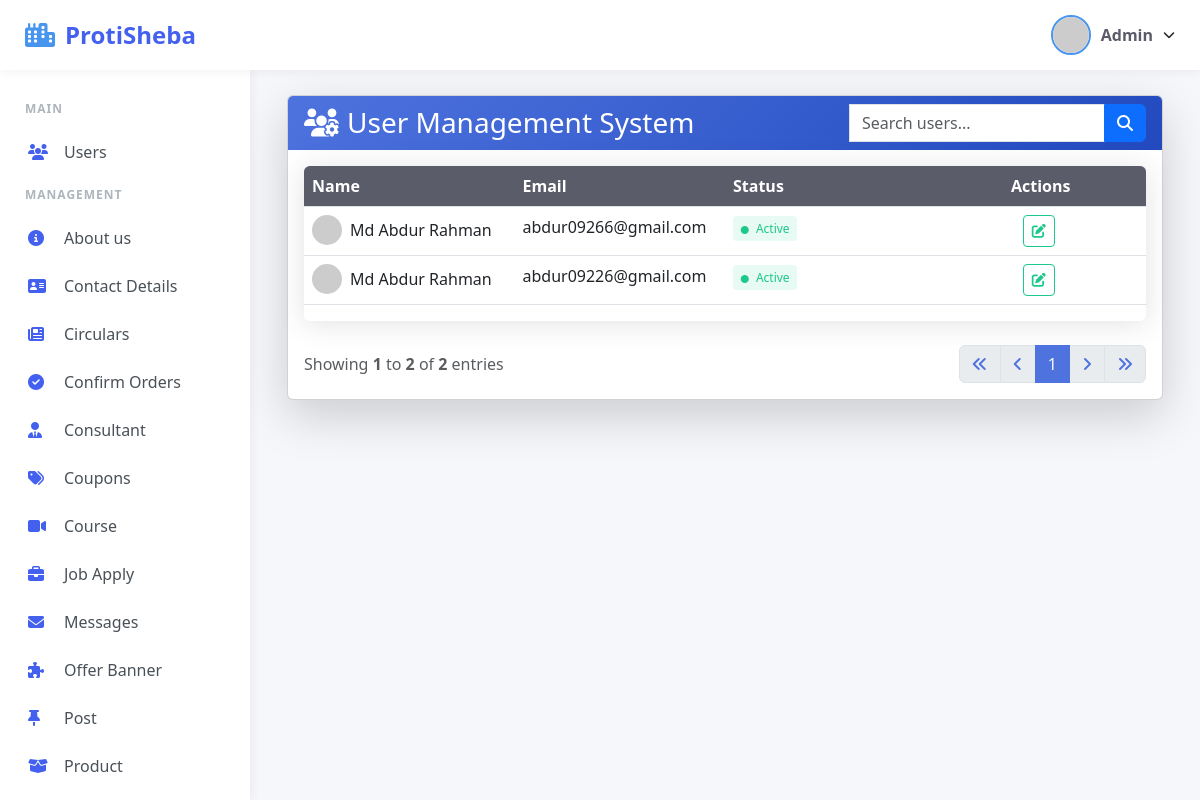
The page /admin/index.php (signed in) on the database its author committed.
### tables this page shows
CREATE TABLE `users` (
  `id` int(11) NOT NULL,
  `student_id` int(11) DEFAULT NULL,
  `name` varchar(100) NOT NULL,
  `number` varchar(20) NOT NULL,
  `email` varchar(100) NOT NULL,
  `password` varchar(225) NOT NULL,
  `wish` varchar(225) NOT NULL,
  `bio` text NOT NULL,
  `address` varchar(225) NOT NULL,
  `status` int(1) NOT NULL DEFAULT 1 COMMENT '1=> Active',
  `feedback` varchar(225) DEFAULT NULL,
  `show_feedback` int(1) NOT NULL DEFAULT 0,
  `time` timestamp NOT NULL DEFAULT current_timestamp()
);

### include/dbcon.php (called while the page is built, shortened)
<?php
    function encryptSt($text){
        $enc = openssl_encrypt($text, "AES-128-ECB", "Abdur01709409266", OPENSSL_RAW_DATA);
        return base64_encode($enc);
    }

### admin/sec/users.php (the view, shortened to what this page needs)
<?php
    $limit = 10;
    $page = isset($_GET['page']) ? max(1, (int)$_GET['page']) : 1;
    $start_from = ($page - 1) * $limit;
    $search = isset($_GET['search']) ? trim($_GET['search']) : '';
    $search_condition = '';
    $sql = "SELECT * FROM users $search_condition ORDER BY id ASC LIMIT $start_from, $limit";
    $result = $conn->query($sql);
    $count_sql = "SELECT COUNT(*) as total FROM users $search_condition";
    $total_result = $conn->query($count_sql);
    $total_rows = $total_result->fetch_assoc()['total'];
    $total_pages = ceil($total_rows / $limit);
    $start_range = max(1, $page - 2);
    $end_range = min($total_pages, $page + 2);
?>
<div class="container">
    <div class="card shadow-lg">
        <div class="card-header text-white">
            <div class="d-flex justify-content-between align-items-center">
                <h3 class="mb-0"><i class="fas fa-users-cog me-2"></i>User Management System</h3>
                <div class="d-flex align-items-center">
                    <form class="d-flex search-box" method="get" action="">
                        <div class="input-group">
                            <input type="text" name="search" class="form-control border-end-0" placeholder="Search users..." value="<?= htmlspecialchars($search) ?>">
                            <button type="submit" class="btn btn-primary">
                                <i class="fas fa-search"></i>
                            </button>
                        </div>
                    </form>
                </div>
            </div>
        </div>
        <div class="card-body">
            <?php if ($result->num_rows > 0): ?>
                <div class="table-responsive table-container mb-4">
                    <table class="table table-hover user-table">
                        <thead>
                            <tr>
                                <th width="25%">Name</th>
                                <th width="25%">Email</th>
                                <th width="25%">Status</th>
                                <th width="25%" class="text-center">Actions</th>
                            </tr>
                        </thead>
                        <tbody>
                            <?php while($row = $result->fetch_assoc()): ?>
                            <tr>
                                <td>
                                    <div class="d-flex align-items-center">
                                        <div class="avatar me-2">
                                            <img src="https://ui-avatars.com/api/?name=<?= urlencode($row["name"]) ?>&background=random" class="rounded-circle" width="30" alt="User Avatar">
                                        </div>
                                        <?= htmlspecialchars($row["name"]) ?>
                                    </div>
                                </td>
                                <td><?= htmlspecialchars($row["email"]) ?></td>
                                <td>
                                    <span class="status-badge <?= $row['status'] == 1 ? 'status-active' : 'status-inactive' ?>">
                                        <i class="fas fa-circle me-1" style="font-size: 0.5rem;"></i>
                                        <?= $row['status'] == 1 ? 'Active' : 'Inactive' ?>
                                    </span>
                                </td>
                                <td class="text-center action-buttons">
                                    <button class="btn btn-sm btn-edit me-1" title="Edit" onclick="location.href='?e=users&id=<?= encryptSt($row['id']) ?>'">
                                        <i class="fas fa-edit"></i>
                                    </button>
                                </td>
                            </tr>
                            <?php endwhile; ?>
                        </tbody>
                    </table>
                </div>
                <div class="d-flex justify-content-between align-items-center">
                    <div class="text-muted">
                        Showing <strong><?= ($start_from + 1) ?></strong> to <strong><?= min($start_from + $limit, $total_rows) ?></strong> of <strong><?= $total_rows ?></strong> entries
                    </div>
                    <nav aria-label="Page navigation">
                        <ul class="pagination mb-0">
                            <li class="page-item <?= ($page <= 1) ? 'disabled' : '' ?>">
                                <a class="page-link" href="?q=users&page=1<?= !empty($search) ? '&search='.urlencode($search) : '' ?>" aria-label="First">
                                    <i class="fas fa-angle-double-left"></i>
                                </a>
                            </li>
                            <li class="page-item <?= ($page <= 1) ? 'disabled' : '' ?>">
                                <a class="page-link" href="?q=users&page=<?= $page-1 ?><?= !empty($search) ? '&search='.urlencode($search) : '' ?>" aria-label="Previous">
                                    <i class="fas fa-angle-left"></i>
                                </a>
                            </li>
                            <?php for ($i = $start_range; $i <= $end_range; $i++): ?>
                                <li class="page-item <?= ($i == $page) ? 'active' : '' ?>">
                                    <a class="page-link" href="?q=users&page=<?= $i ?><?= !empty($search) ? '&search='.urlencode($search) : '' ?>"><?= $i ?></a>
                                </li>
                            <?php endfor; ?>
                            <li class="page-item <?= ($page >= $total_pages) ? 'disabled' : '' ?>">
                                <a class="page-link" href="?q=users&page=<?= $page+1 ?><?= !empty($search) ? '&search='.urlencode($search) : '' ?>" aria-label="Next">
                                    <i class="fas fa-angle-right"></i>
                                </a>
                            </li>
                            <li class="page-item <?= ($page >= $total_pages) ? 'disabled' : '' ?>">
                                <a class="page-link" href="?q=users&page=<?= $total_pages ?><?= !empty($search) ? '&search='.urlencode($search) : '' ?>" aria-label="Last">
                                    <i class="fas fa-angle-double-right"></i>
                                </a>
                            </li>
                        </ul>
                    </nav>
                </div>
            <?php endif; ?>
        </div>
    </div>
</div>

### admin/index.php (shortened to what this page needs)
<?php require_once 'admin.php'; ?>
<!DOCTYPE html>
<html lang="en">
<head>
  <link href="https://cdn.jsdelivr.net/npm/bootstrap@5.3.0/dist/css/bootstrap.min.css" rel="stylesheet">
  <link href="https://cdnjs.cloudflare.com/ajax/libs/font-awesome/6.4.0/css/all.min.css" rel="stylesheet">
  <link rel="stylesheet" href="../css/admin.css">
</head>
<body>
  <div class="topbar">
    <div style="display: flex; align-items: center;">
      <div class="logo">
        <i class="fas fa-city logo-icon"></i>
        ProtiSheba
      </div>
    </div>
    <div class="topbar-right">
      <div class="user-profile">
        <img src="https://randomuser.me/api/portraits/men/32.jpg" class="profile-img" alt="Profile">
        <span class="username">Admin</span>
        <i class="fas fa-chevron-down" style="font-size: 12px;"></i>
      </div>
    </div>
  </div>
  <div class="sidebar">
    <div class="sidebar-menu">
      <?php
        $menus = [
          'Main' => [
            ['h' => '?q=users', 'i' => 'users', 't' => 'Users']
          ],
          'Management' => [
            ['h' => '?e=about', 'i' => 'info-circle', 't' => 'About us'],
            ['h' => '?e=contact', 'i' => 'address-card', 't' => 'Contact Details'],
            ['h' => '?q=circulars', 'i' => 'newspaper', 't' => 'Circulars'],
            ['h' => '?q=confirm_orders', 'i' => 'check-circle', 't' => 'Confirm Orders'],
            ['h' => '?q=consultant', 'i' => 'user-tie', 't' => 'Consultant'],
            ['h' => '?q=coupons', 'i' => 'tags', 't' => 'Coupons'],
            ['h' => '?q=course', 'i' => 'video', 't' => 'Course'],
            ['h' => '?q=job_apply', 'i' => 'briefcase', 't' => 'Job Apply'],
            ['h' => 'chat.php', 'i' => 'envelope', 't' => 'Messages'],
            ['h' => '?e=offer', 'i' => 'puzzle-piece', 't' => 'Offer Banner'],
            ['h' => '?q=post', 'i' => 'thumbtack', 't' => 'Post'],
            ['h' => '?q=category_product', 'i' => 'box-open', 't' => 'Product'],
            ['h' => '?q=questions', 'i' => 'question-circle', 't' => 'Questions'],
            ['h' => '?q=slider', 'i' => 'image', 't' => 'Slider'],
            ['h' => '?q=testimonials', 'i' => 'comment-dots', 't' => 'Testimonials']
          ],
          'System' => [
            ['h' => '?q=settings', 'i' => 'cog', 't' => 'Settings'],
            ['h' => 'logout.php', 'i' => 'sign-out-alt', 't' => 'Logout']
          ]
        ];
        $active = $_GET['q'] ?? 'dashboard';
        foreach ($menus as $section => $items) {
          echo "<div class='menu-title'>$section</div>";
          foreach ($items as $item) {
            $isActive = ($active === ltrim(strstr($item['h'], '='), '=')) ? 'active' : '';
            echo "<a href='{$item['h']}' class='menu-item $isActive'><i class='fas fa-{$item['i']} menu-icon'></i>{$item['t']}</a>";
          }
        }
      ?>
    </div>
  </div>
  <div class="main-content">
  <?php
    $q = $_REQUEST['q'] ?? '';
    $e = $_REQUEST['e'] ?? '';
    $allowed_q = [
      "dashboard", "cart", "category_product", "chat_suggestions", "circulars",
      "confirm_orders", "consultant", "coupons", "course", "course_module",
      "job_apply", "messages", "module_details", "orders", "post",
      "product", "questions", "system_structure", "testimonials",
      "users", "settings", "slider", "edit_notice", "course_module",
      "module_details"
    ];
    $allowed_e = [
      "circulars", "post", "product", "questions", "testimonials",
      "course", "course_module", "module_details", "job_apply",
      "users", "confirm_orders", "category_product", "slider",
      "offer", "about", "contact"
    ];
    if ($q && in_array($q, $allowed_q)) include "sec/{$q}.php";
    elseif($e && in_array($e, $allowed_e)) include "view/{$e}.php";
    else include "sec/users.php";
  ?>
  </div>
</body>
</html>

### css/admin.css (style rules this page uses)
:root { --primary-color: #4361ee; --secondary-color: #3f37c9; --accent-color: #4895ef; --light-color: #f8f9fa; --dark-color: #212529; --success-color: #4cc9f0; --warning-color: #f8961e; --danger-color: #f72585; }
body { margin: 0; padding: 0; background-color: #f5f7fb; font-family: 'Segoe UI', Tahoma, Geneva, Verdana, sans-serif; overflow-x: hidden; }
.topbar { height: 70px; background-color: #fff; display: flex; align-items: center; justify-content: space-between; padding: 0 25px; box-shadow: 0 2px 10px rgba(0, 0, 0, 0.05); position: fixed; top: 0; left: 0; right: 0; z-index: 1000; }
.topbar .logo { font-weight: 700; color: var(--primary-color); font-size: 24px; display: flex; align-items: center; }
.logo-icon { margin-right: 10px; color: var(--accent-color); }
.topbar-right { display: flex; align-items: center; gap: 20px; }
.user-profile { display: flex; align-items: center; gap: 10px; cursor: pointer; }
.profile-img { width: 40px; height: 40px; border-radius: 50%; object-fit: cover; border: 2px solid var(--accent-color); }
.username { font-weight: 600; color: var(--dark-color); }
.sidebar { width: 250px; height: calc(100vh - 70px); background-color: #fff; position: fixed; left: 0; top: 70px; box-shadow: 2px 0 10px rgba(0, 0, 0, 0.05); transition: all 0.3s ease; overflow-y: auto; z-index: 999; -ms-overflow-style: none; }
.sidebar-menu { padding: 20px 0; }
.menu-title { padding: 10px 25px; font-size: 12px; font-weight: 600; color: #adb5bd; text-transform: uppercase; letter-spacing: 1px; }
.menu-item { display: flex; align-items: center; padding: 12px 25px; color: #495057; font-weight: 500; text-decoration: none; transition: all 0.3s; border-left: 3px solid transparent; }
.menu-icon { width: 24px; margin-right: 12px; color: var(--primary-color); }
.main-content { margin-left: 250px; margin-top: 70px; padding: 25px; transition: all 0.3s ease; }
:root { --primary-page: #4e73df; --secondary-color: #1cc88a; --danger-color: #e74a3b; --dark-color: #5a5c69; }
.card-header { background: linear-gradient(135deg, var(--primary-page) 0%, #224abe 100%); border-bottom: none; }
.user-table th, .question-table th { background-color: var(--dark-color); color: white; position: sticky; top: 0; font-weight: 600; }
.table-container { max-height: 600px; overflow-y: auto; border-radius: 0.35rem; box-shadow: 0 0.15rem 1.75rem 0 rgba(58, 59, 69, 0.15); }
.btn-edit { color: var(--secondary-color); border-color: var(--secondary-color); }
.pagination .page-item.active .page-link { background-color: var(--primary-page); border-color: var(--primary-page); color: var(--light-color); }
.pagination .page-link { color: var(--primary-page); }
.search-box { max-width: 400px; }
.action-buttons .btn { width: 32px; height: 32px; display: inline-flex; align-items: center; justify-content: center; }
.status-badge { padding: 0.35em 0.65em; font-size: 0.75em; border-radius: 0.25rem; }
.status-active { background-color: rgba(28, 200, 138, 0.1); color: var(--secondary-color); }
@media (max-width: 1200px) { td { max-width: 300px; } }

### rows shown on the page
users: name "Md Abdur Rahman", email "abdur09266@gmail.com", status "Active"
users: name "Md Abdur Rahman", email "abdur09226@gmail.com", status "Active"

### other values the page prints
$section "MAIN"
$item['t'] "Users"
$section "MANAGEMENT"
$item['t'] "About us"
$item['t'] "Contact Details"
$item['t'] "Circulars"
$item['t'] "Confirm Orders"
$item['t'] "Consultant"
$item['t'] "Coupons"
$item['t'] "Course"
$item['t'] "Job Apply"
$item['t'] "Messages"
$item['t'] "Offer Banner"
$item['t'] "Post"
$item['t'] "Product"
